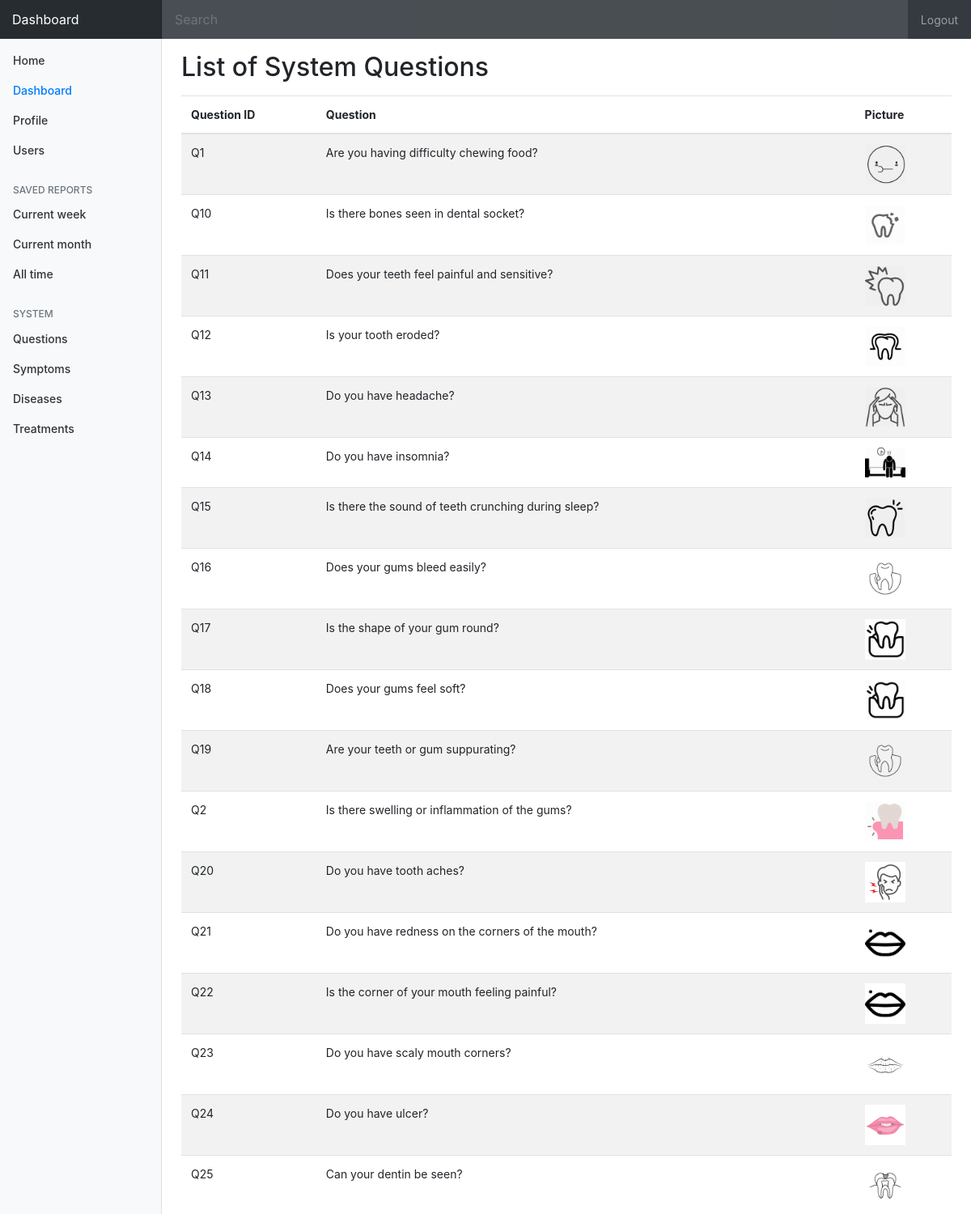
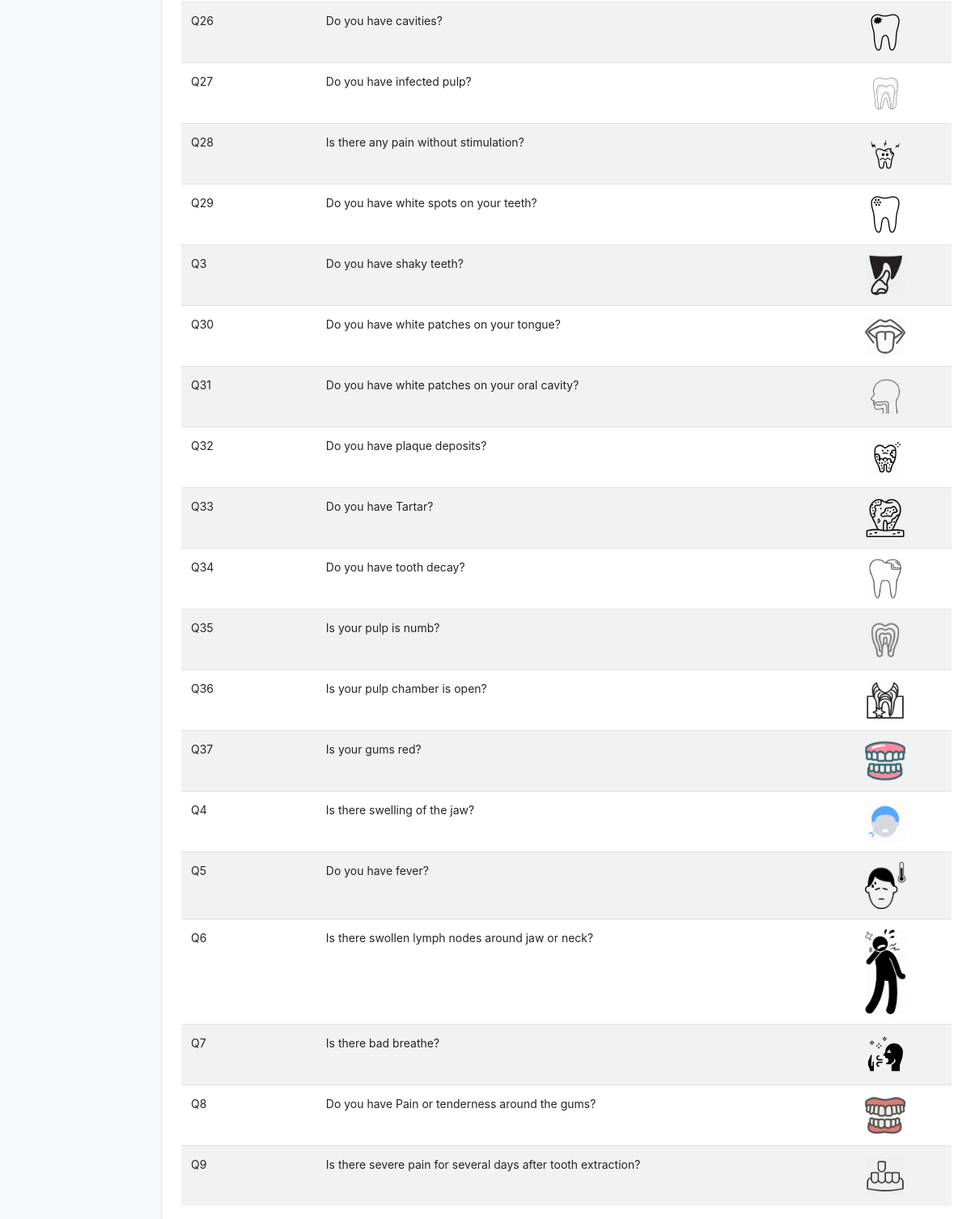
Page /4admin/questions.php (signed in) on the committed database (2 pictures, top to bottom).
### tables this page shows
CREATE TABLE `questions` (
  `question_id` varchar(10) NOT NULL,
  `question` varchar(255) NOT NULL,
  `picture` varchar(255) NOT NULL
);

### 4admin/questions.php (the view)
<?php
require_once 'template/header.php';
require_once '../config.php';
$sql = "SELECT * FROM questions";
$stmt = $db->prepare($sql);
$stmt->execute();
$data['questions'] = $stmt->fetchAll();
?>
<h2 class="mb-3">List of System Questions</h2>
<table class="table table-striped">
  <thead>
    <tr>
      <th scope="col">Question ID</th>
      <th scope="col">Question</th>
      <th scope="col">Picture</th>
    </tr>
  </thead>
  <tbody>
  	<?php foreach ($data['questions'] as $questions): ?>
    <tr>
      <td><?= strtoupper($questions['question_id']) ?></td>
      <td><?= $questions['question'] ?></td>
      <td>
		<img src="../img/<?= $questions['picture'] ?>" width="50px">
	  </td>
    </tr>
  	<?php endforeach ?>
  </tbody>
</table>
<?php require_once 'template/footer.php'; ?>

### 4admin/template/header.php (shortened to what this page needs)
<!doctype html>
<html lang="en">
  <head>
    <link href="../bootstrap/css/bootstrap.min.css" rel="stylesheet">
    <link href="../css/dashboard.css" rel="stylesheet">
  </head>
  <body>
    <nav class="navbar navbar-dark sticky-top bg-dark flex-md-nowrap p-0">
      <a class="navbar-brand col-sm-3 col-md-2 mr-0" href="" onclick="return false;">Dashboard</a>
      <input id="search_top" class="form-control form-control-dark w-100" type="text" placeholder="Search" aria-label="Search">
      <ul class="navbar-nav px-3">
        <li class="nav-item text-nowrap">
          <a class="nav-link" href="/KBS/auth/logout.php">Logout</a>
        </li>
      </ul>
    </nav>
    <div class="container-fluid">
      <div class="row">
        <nav class="col-md-2 d-none d-md-block bg-light sidebar">
          <div class="sidebar-sticky">
            <ul class="nav flex-column">
              <li class="nav-item">
                <a class="nav-link" href="/KBS">
                  Home
                </a>
              </li>
              <li class="nav-item">
                <a class="nav-link active" href="/KBS/dashboard">
                  Dashboard <span class="sr-only">(current)</span>
                </a>
              </li>
              <li class="nav-item">
                <a class="nav-link" href="editprofile.php">
                  Profile
                </a>
              </li>
              <li class="nav-item">
                <a class="nav-link" href="users.php">
                  Users
                </a>
              </li>
            </ul>
            <h6 class="sidebar-heading d-flex justify-content-between align-items-center px-3 mt-4 mb-1 text-muted">
              <span>Saved reports</span>
            </h6>
            <ul class="nav flex-column mb-2">
              <li class="nav-item">
                <a class="nav-link" href="currentweek.php">
                  Current week
                </a>
              </li>
              <li class="nav-item">
                <a class="nav-link" href="currentmonth.php">
                  Current month
                </a>
              </li>
              <li class="nav-item">
                <a class="nav-link" href="alltime.php">
                  All time
                </a>
              </li>
            </ul>
            <h6 class="sidebar-heading d-flex justify-content-between align-items-center px-3 mt-4 mb-1 text-muted">
              <span>System</span>
            </h6>
            <ul class="nav flex-column mb-2">
              <li class="nav-item">
                <a class="nav-link" href="questions.php">
                  Questions
                </a>
              </li>
              <li class="nav-item">
                <a class="nav-link" href="symptoms.php">
                  Symptoms
                </a>
              </li>
              <li class="nav-item">
                <a class="nav-link" href="diseases.php">
                  Diseases
                </a>
              </li>
              <li class="nav-item">
                <a class="nav-link" href="treatments.php">
                  Treatments
                </a>
              </li>
            </ul>
          </div>
        </nav>
        <main role="main" class="col-md-9 ml-sm-auto col-lg-10 pt-3 px-4">

### 4admin/template/footer.php (shortened to what this page needs)
        </main>
      </div>
    </div>
  </body>
</html>

### css/dashboard.css (style rules this page uses)
body { font-size: .875rem; }
.sidebar { position: fixed; top: 0; bottom: 0; left: 0; z-index: 100; padding: 0; box-shadow: inset -1px 0 0 rgba(0, 0, 0, .1); }
.sidebar-sticky { position: -webkit-sticky; position: sticky; top: 48px; height: calc(100vh - 48px); padding-top: .5rem; overflow-x: hidden; overflow-y: auto; }
.sidebar .nav-link { font-weight: 500; color: #333; }
.sidebar .nav-link.active { color: #007bff; }
.sidebar-heading { font-size: .75rem; text-transform: uppercase; }
.navbar-brand { padding-top: .75rem; padding-bottom: .75rem; font-size: 1rem; background-color: rgba(0, 0, 0, .25); box-shadow: inset -1px 0 0 rgba(0, 0, 0, .25); }
.navbar .form-control { padding: .75rem 1rem; border-width: 0; border-radius: 0; }
.form-control-dark { color: #fff; background-color: rgba(255, 255, 255, .1); border-color: rgba(255, 255, 255, .1); }
:root { --input-padding-x: .75rem; --input-padding-y: .75rem; }

### rows in the picture
questions: question_id "Q1", question "Are you having difficulty chewing food?", picture (picture)
questions: question_id "Q10", question "Is there bones seen in dental socket?", picture (picture)
questions: question_id "Q11", question "Does your teeth feel painful and sensitive?", picture (picture)
questions: question_id "Q12", question "Is your tooth eroded?", picture (picture)
questions: question_id "Q13", question "Do you have headache?", picture (picture)
questions: question_id "Q14", question "Do you have insomnia?", picture (picture)
questions: question_id "Q15", question "Is there the sound of teeth crunching during sleep?", picture (picture)
questions: question_id "Q16", question "Does your gums bleed easily?", picture (picture)
questions: question_id "Q17", question "Is the shape of your gum round?", picture (picture)
questions: question_id "Q18", question "Does your gums feel soft?", picture (picture)
questions: question_id "Q19", question "Are your teeth or gum suppurating?", picture (picture)
questions: question_id "Q2", question "Is there swelling or inflammation of the gums?", picture (picture)
questions: question_id "Q20", question "Do you have tooth aches?", picture (picture)
questions: question_id "Q21", question "Do you have redness on the corners of the mouth?", picture (picture)
questions: question_id "Q22", question "Is the corner of your mouth feeling painful?", picture (picture)
questions: question_id "Q23", question "Do you have scaly mouth corners?", picture (picture)
questions: question_id "Q24", question "Do you have ulcer?", picture (picture)
questions: question_id "Q25", question "Can your dentin be seen?", picture (picture)
questions: question_id "Q26", question "Do you have cavities?", picture (picture)
questions: question_id "Q27", question "Do you have infected pulp?", picture (picture)
questions: question_id "Q28", question "Is there any pain without stimulation?", picture (picture)
questions: question_id "Q29", question "Do you have white spots on your teeth?", picture (picture)
questions: question_id "Q3", question "Do you have shaky teeth?", picture (picture)
questions: question_id "Q30", question "Do you have white patches on your tongue?", picture (picture)
questions: question_id "Q31", question "Do you have white patches on your oral cavity?", picture (picture)
questions: question_id "Q32", question "Do you have plaque deposits?", picture (picture)
questions: question_id "Q33", question "Do you have Tartar?", picture (picture)
questions: question_id "Q34", question "Do you have tooth decay?", picture (picture)
questions: question_id "Q35", question "Is your pulp is numb?", picture (picture)
questions: question_id "Q36", question "Is your pulp chamber is open?", picture (picture)
questions: question_id "Q37", question "Is your gums red?", picture (picture)
questions: question_id "Q4", question "Is there swelling of the jaw?", picture (picture)
questions: question_id "Q5", question "Do you have fever?", picture (picture)
questions: question_id "Q6", question "Is there swollen lymph nodes around jaw or neck?", picture (picture)
questions: question_id "Q7", question "Is there bad breathe?", picture (picture)
questions: question_id "Q8", question "Do you have Pain or tenderness around the gums?", picture (picture)
questions: question_id "Q9", question "Is there severe pain for several days after tooth extraction?", picture (picture)
